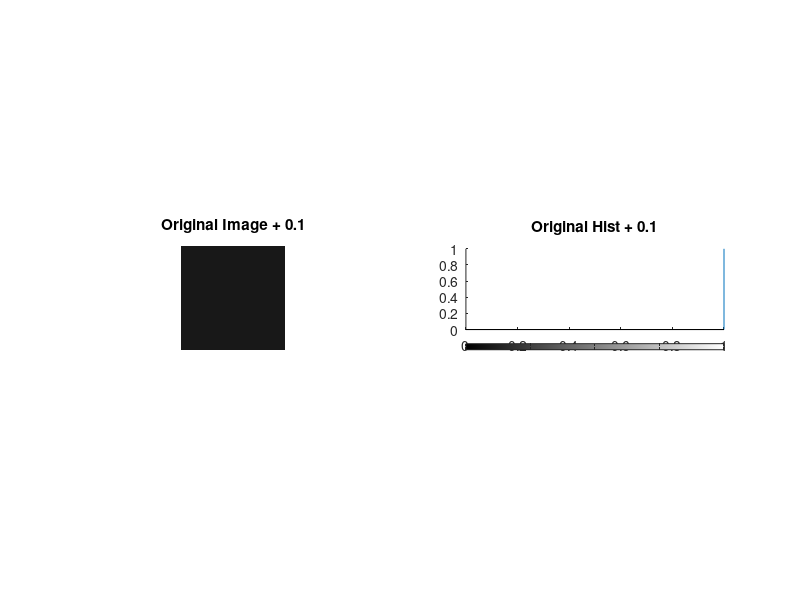

Write MATLAB code to recreate this figure.
const = 0.1; 
I2 = I +const; 
subplot(3,2,3), imshow(I2), title('Original Image + 0.1') 
subplot(3,2,4), imhist(I2), axis tight, ... 
    title('Original Hist + 0.1')
